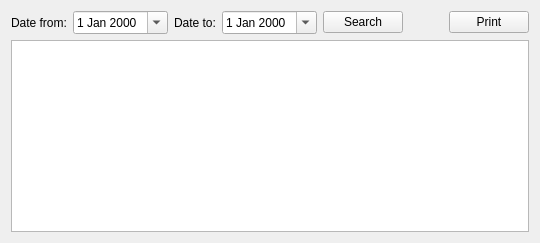
          <widget class="QWidget" name="tab_21">
           <attribute name="title">
            <string>Daily DPT usage</string>
           </attribute>
           <layout class="QGridLayout" name="gridLayout_31">
            <item row="0" column="0">
             <layout class="QVBoxLayout" name="verticalLayout_36">
              <item>
               <layout class="QHBoxLayout" name="horizontalLayout_54">
                <item>
                 <widget class="QLabel" name="label_91">
                  <property name="text">
                   <string>Date from:</string>
                  </property>
                 </widget>
                </item>
                <item>
                 <widget class="QDateEdit" name="dateRepUsoDptFrom">
                  <property name="calendarPopup">
                   <bool>true</bool>
                  </property>
                 </widget>
                </item>
                <item>
                 <widget class="QLabel" name="label_93">
                  <property name="text">
                   <string>Date to:</string>
                  </property>
                 </widget>
                </item>
                <item>
                 <widget class="QDateEdit" name="dateRepUsoDptTo">
                  <property name="calendarPopup">
                   <bool>true</bool>
                  </property>
                 </widget>
                </item>
                <item>
                 <widget class="QPushButton" name="pushButton_45">
                  <property name="text">
                   <string>Search</string>
                  </property>
                 </widget>
                </item>
                <item>
                 <spacer name="horizontalSpacer_34">
                  <property name="orientation">
                   <enum>Qt::Horizontal</enum>
                  </property>
                  <property name="sizeHint" stdset="0">
                   <size>
                    <width>40</width>
                    <height>20</height>
                   </size>
                  </property>
                 </spacer>
                </item>
                <item>
                 <widget class="QPushButton" name="pushButton_49">
                  <property name="text">
                   <string>Print</string>
                  </property>
                 </widget>
                </item>
               </layout>
              </item>
              <item>
               <widget class="QTableView" name="tableRepUsoDPT"/>
              </item>
             </layout>
            </item>
           </layout>
          </widget>
